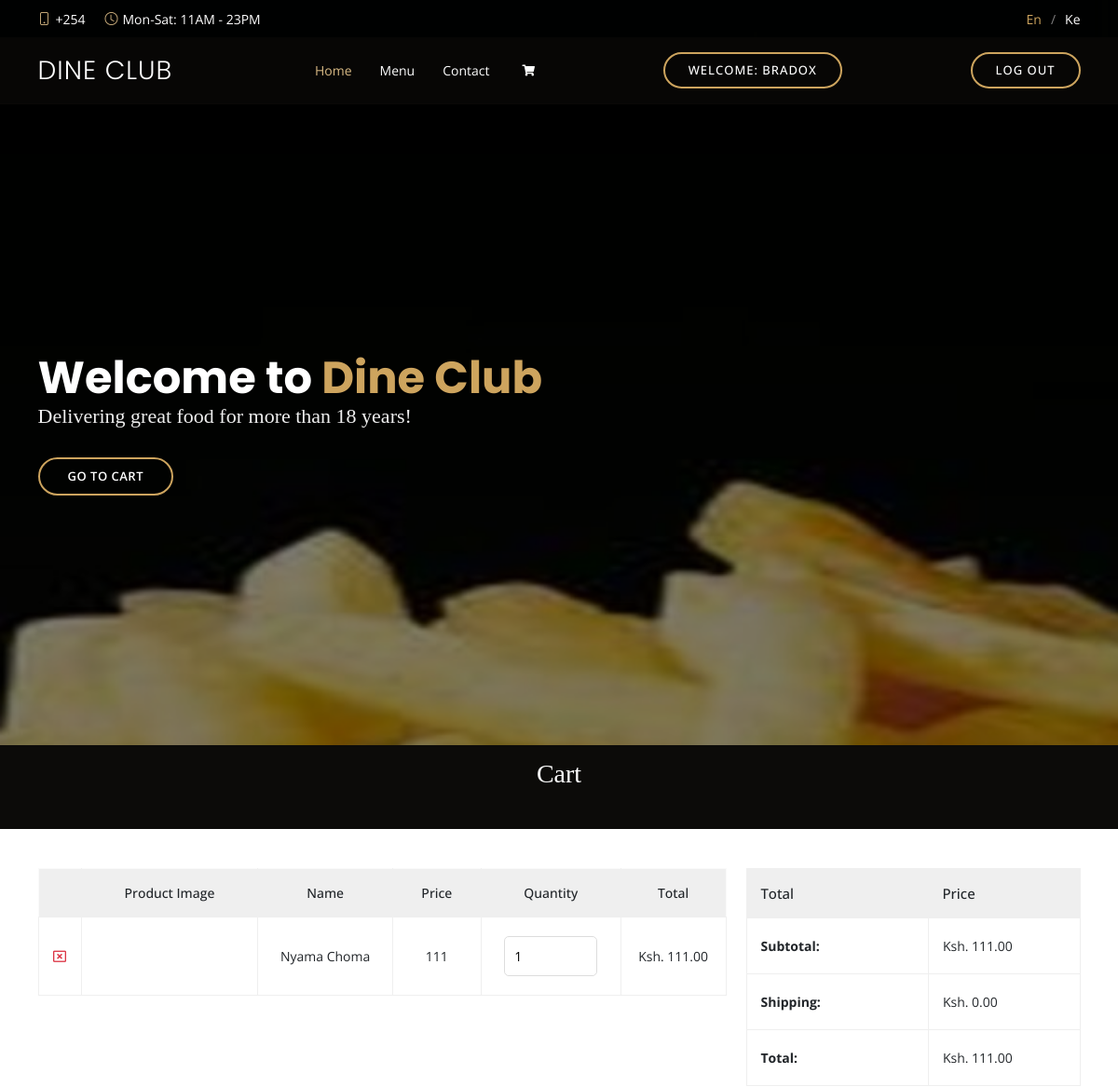
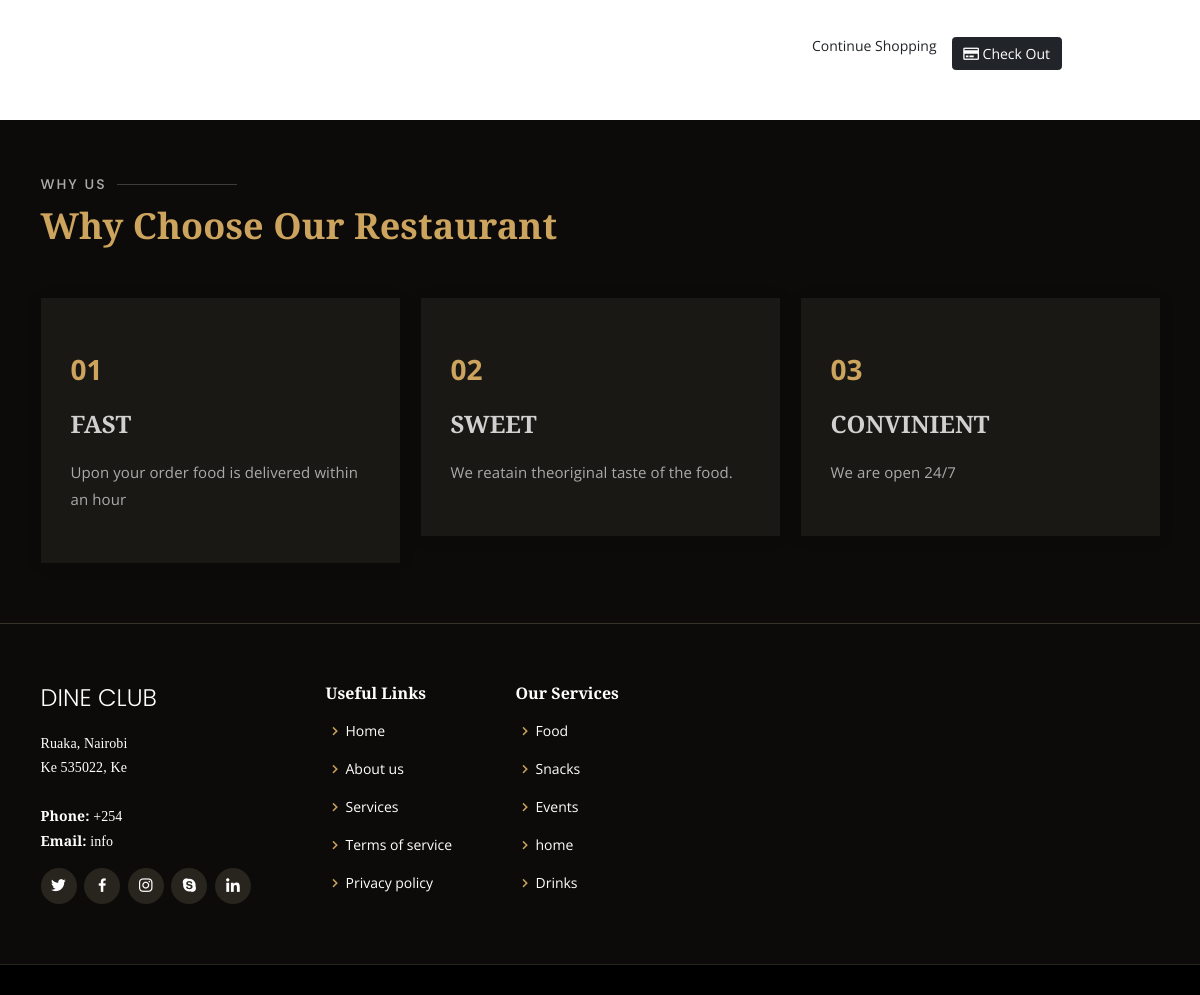
The page /cart.php (signed in) on the database its author committed (2 pictures, top to bottom).
### tables this page shows
CREATE TABLE `customers` (
  `customers_id` int(11) NOT NULL,
  `firstname` varchar(12) NOT NULL,
  `lastname` varchar(12) NOT NULL,
  `id_number` int(12) NOT NULL,
  `phone_number` int(16) NOT NULL,
  `email` varchar(40) NOT NULL,
  `password` varchar(16) NOT NULL,
  `address` varchar(200) DEFAULT NULL
);

CREATE TABLE `cart` (
  `id` int(11) NOT NULL,
  `product_name` varchar(40) NOT NULL,
  `product_price` varchar(40) NOT NULL,
  `product_image` varchar(255) NOT NULL,
  `qty` int(10) NOT NULL,
  `total_price` varchar(12) NOT NULL,
  `product_code` varchar(16) NOT NULL,
  `ordered` varchar(10) NOT NULL,
  `customer_id` int(10) NOT NULL
);

### sess.php (called while the page is built, shortened)
<?php
	require 'config.php';
	  if(!ISSET($_SESSION['customers_id'])){
	  }else{
		$session_id=$_SESSION['customers_id'];
		$customers_query = $conn->query("SELECT * FROM customers WHERE customers_id = '$session_id'") or die("NO PHONE_NO(LOGIN)");
		$customers_row = $customers_query->fetch_array();
		$customers_id = $customers_row['customers_id'];
	  }
	  if(!ISSET($_SESSION['customers_id'])){
	  }else{
		$session_id=$_SESSION['customers_id'];
		$customers_query = $conn->query("SELECT * FROM customers WHERE customers_id = '$session_id'") or die("NO Address(LOGIN)");
		$customers_row = $customers_query->fetch_array();
	  }
?>

### cart.php (the view, shortened to what this page needs)
<?php include('sess.php');?>
<!DOCTYPE html>
<html lang="en">
<head>
  <title><?php include ('name.php');?></title>
	<link rel="stylesheet" href="assetss/css/all.min.css">
	<link rel="stylesheet" href="assetss/bootstrap/css/bootstrap.min.css">
	<link rel="stylesheet" href="assetss/css/owl.carousel.css">
	<link rel="stylesheet" href="assetss/css/magnific-popup.css">
	<link rel="stylesheet" href="assetss/css/animate.css">
	<link rel="stylesheet" href="assetss/css/meanmenu.min.css">
	<link rel="stylesheet" href="assetss/css/main.css">
	<link rel="stylesheet" href="assetss/css/responsive.css">
  <link rel="stylesheet" href="https://use.fontawesome.com/releases/v5.7.0/css/all.css">
  <link href="assets/vendor/animate.css/animate.min.css" rel="stylesheet">
  <link href="assets/vendor/aos/aos.css" rel="stylesheet">
  <link href="assets/vendor/bootstrap/css/bootstrap.min.css" rel="stylesheet">
  <link href="assets/vendor/bootstrap-icons/bootstrap-icons.css" rel="stylesheet">
  <link href="assets/vendor/boxicons/css/boxicons.min.css" rel="stylesheet">
  <link href="assets/vendor/glightbox/css/glightbox.min.css" rel="stylesheet">
  <link href="assets/vendor/swiper/swiper-bundle.min.css" rel="stylesheet">
  <link href="assets/css/style.css" rel="stylesheet">
</head>
<body>
  <div id="topbar" class="d-flex align-items-center fixed-top">
    <div class="container d-flex justify-content-center justify-content-md-between">
      <div class="contact-info d-flex align-items-center">
        <i class="bi bi-phone d-flex align-items-center"><span>+254</span></i>
        <i class="bi bi-clock d-flex align-items-center ms-4"><span> Mon-Sat: 11AM - 23PM</span></i>
      </div>
      <div class="languages d-none d-md-flex align-items-center">
        <ul>
          <li>En</li>
          <li><a href="#">Ke</a></li>
        </ul>
      </div>
    </div>
  </div>
  <header id="header" class="fixed-top d-flex align-items-cente">
    <div class="container-fluid container-xl d-flex align-items-center justify-content-lg-between">
      <h1 class="logo me-auto me-lg-0"><a href="homepage.php"><?php include ('name.php');?></a></h1>
      <nav id="navbar" class="navbar order-last order-lg-0">
        <ul>
          <li><a class="nav-link scrollto active" href="#hero">Home</a></li>
          <li><a class="nav-link scrollto" href="homepage.php#menu">Menu</a></li>
          <li><a class="nav-link scrollto" href="homepage.php#contact">Contact</a></li>
          <li><a class="nav-link scrollto" href="cart.php"><i class="fas fa-shopping-cart"></i>  <span id="cart-item" class="badge badge-danger"></span></a></li>
        </ul>
      </nav>
      <a href="#book-a-table" class="book-a-table-btn scrollto d-none d-lg-flex">Welcome: <?php echo $customers_username = $customers_row['firstname'];?></a>
      <a href="logout.php" class="book-a-table-btn scrollto d-none d-lg-flex">Log Out</a>
    </div>
  </header>
  <section id="hero" class="d-flex align-items-center">
    <div class="container position-relative text-center text-lg-start" data-aos="zoom-in" data-aos-delay="100">
      <div class="row">
        <div class="col-lg-8">
          <h1>Welcome to <span><?php include ('name.php');?></span></h1>
          <h2>Delivering great food for more than 18 years!</h2>
          <div class="btns">
            <a href="#main" class="btn-menu animated fadeInUp scrollto">Go to Cart</a>
          </div>
        </div>
      </div>
    </div>
  </section>
  <main id="main">
<div>
  <center><h2 class="text-white pt-3">Cart<h2></center>
</div>
<div class="cart-section mt-150 mb-150 bg-white pt-5 pb-5 mt-5">
		<div class="container">
			<div class="row">
				<div class="col-lg-8 col-md-12">
					<div class="cart-table-wrap">
						<table class="cart-table">
							<thead class="cart-table-head ">
								<tr class="table-head-row">
									<th class="product-remove"></th>
									<th class="product-image text-dark">Product Image</th>
									<th class="product-name text-dark">Name</th>
									<th class="product-price text-dark">Price</th>
									<th class="product-quantity text-dark">Quantity</th>
									<th class="product-total text-dark">Total</th>
								</tr>
							</thead>
							<tbody>
              <?php
                 require 'config.php';
                 $odered = 0;
                 $stmt = $conn->prepare("SELECT * FROM cart WHERE customer_id=$customers_id AND ordered=$odered")or die($conn->error);
                 $stmt->execute();
                 $result = $stmt->get_result();
                 $grand_total = 0;
                 while($row=$result->fetch_assoc()):
               ?>
								<tr class="table-body-row">
									<td class="product-remove"><a href="action.php?remove=<?=$row['id'] ?>" onclick="return confirm('remove item')"><i class="far fa-window-close text-danger"></i></a></td>
									<td class="product-image "><img src="image/<?=$row['product_image'];?>" alt=""></td>
									<td class="product-name text-dark"><?=$row['product_name'];?></td>
									<td class="product-price pprice text-dark"><?=$row['product_price'];?></td>
									<td class="product-quantity text-dark"><input type="number" value="<?=$row['qty'];?>" min="1"></td>
									<td class="product-total text-dark">Ksh. <?=number_format($row['total_price'],2);?></td>
								</tr>
                <?php $grand_total +=$row['total_price']; ?>
                <?php endwhile; ?>
							</tbody>
						</table>
					</div>
				</div>
				<div class="col-lg-4">
					<div class="total-section text-dark">
						<table class="total-table">
							<thead class="total-table-head">
								<tr class="table-total-row">
									<th>Total</th>
									<th>Price</th>
								</tr>
							</thead>
							<tbody>
								<tr class="total-data">
									<td><strong>Subtotal: </strong></td>
									<td>Ksh. <?=number_format($grand_total,2);?></td>
								</tr>
								<tr class="total-data">
									<td><strong>Shipping: </strong></td>
									<td>Ksh. 0.00</td>
								</tr>
								<tr class="total-data">
									<td><strong>Total: </strong></td>
									<td>Ksh. <?=number_format($grand_total,2);?></td>
								</tr>
							</tbody>
						</table>
						<div class="cart-buttons">
							<a href="homepage.php" class="boxed-btn btn">Continue Shopping</a>
              <a href="checkout.php" class="boxed-btn btn btn-dark <?=($grand_total>1)?"":"disabled"; ?>"><i class="far fa-credit-card"></i>  Check Out</a>
						</div>
					</div>
				</div>
			</div>
		</div>
	</div>
  </main>
<section id="why-us" class="why-us">
      <div class="container" data-aos="fade-up">
        <div class="section-title">
          <h2>Why Us</h2>
          <p>Why Choose Our Restaurant</p>
        </div>
        <div class="row">
          <div class="col-lg-4">
            <div class="box" data-aos="zoom-in" data-aos-delay="100">
              <span>01</span>
              <h4>FAST</h4>
              <p>Upon your order food is delivered within an hour</p>
            </div>
          </div>
          <div class="col-lg-4 mt-4 mt-lg-0">
            <div class="box" data-aos="zoom-in" data-aos-delay="200">
              <span>02</span>
              <h4>SWEET</h4>
              <p>We reatain theoriginal taste of the food.</p>
            </div>
          </div>
          <div class="col-lg-4 mt-4 mt-lg-0">
            <div class="box" data-aos="zoom-in" data-aos-delay="300">
              <span>03</span>
              <h4> CONVINIENT</h4>
              <p>We are open 24/7</p>
            </div>
          </div>
        </div>
      </div>
    </section>
 <footer id="footer">
    <div class="footer-top">
      <div class="container">
        <div class="row">
          <div class="col-lg-3 col-md-6">
            <div class="footer-info">
              <h3><?php include ('name.php');?></h3>
              <p>
                Ruaka, Nairobi <br>
                Ke 535022, Ke<br><br>
                <strong>Phone:</strong> +254<br>
                <strong>Email:</strong> info<br>
              </p>
              <div class="social-links mt-3">
                <a href="#" class="twitter"><i class="bx bxl-twitter"></i></a>
                <a href="#" class="facebook"><i class="bx bxl-facebook"></i></a>
                <a href="#" class="instagram"><i class="bx bxl-instagram"></i></a>
                <a href="#" class="google-plus"><i class="bx bxl-skype"></i></a>
                <a href="#" class="linkedin"><i class="bx bxl-linkedin"></i></a>
              </div>
            </div>
          </div>
          <div class="col-lg-2 col-md-6 footer-links">
            <h4>Useful Links</h4>
            <ul>
              <li><i class="bx bx-chevron-right"></i> <a href="#">Home</a></li>
              <li><i class="bx bx-chevron-right"></i> <a href="#">About us</a></li>
              <li><i class="bx bx-chevron-right"></i> <a href="#">Services</a></li>
              <li><i class="bx bx-chevron-right"></i> <a href="#">Terms of service</a></li>
              <li><i class="bx bx-chevron-right"></i> <a href="#">Privacy policy</a></li>
            </ul>
          </div>
          <div class="col-lg-3 col-md-6 footer-links">
            <h4>Our Services</h4>
            <ul>
              <li><i class="bx bx-chevron-right"></i> <a href="#">Food</a></li>
              <li><i class="bx bx-chevron-right"></i> <a href="#">Snacks</a></li>
              <li><i class="bx bx-chevron-right"></i> <a href="#">Events</a></li>
              <li><i class="bx bx-chevron-right"></i> <a href="#">home</a></li>
              <li><i class="bx bx-chevron-right"></i> <a href="#">Drinks</a></li>
            </ul>
          </div>
        </div>
      </div>
    </div>
  </footer>
</body>
</html>

### assetss/css/main.css (style rules this page uses)
html { font-size: 14px; font-weight: 400; line-height: 28px; height: 100%; }
a { cursor: pointer; text-decoration: none; -webkit-transition: all 0.2s ease-in-out; -o-transition: all 0.2s ease-in-out; transition: all 0.2s ease-in-out; }
h1, .h1 { font-size: 4rem; font-weight: 700; line-height: 4rem; }
h2, .h2 { font-size: 3rem; font-weight: 700; line-height: 3.25rem; }
h3, .h3 { font-size: 2rem; font-weight: 700; line-height: 2.25rem; }
h4, .h4 { font-size: 1.5rem; font-weight: 700; line-height: 1.75rem; }
p { font-family: "Open Sans", sans-serif; font-weight: 400; font-size: 1rem; letter-spacing: 0.1px; line-height: 1.8; color: #fff; margin: 0 0 1.25rem 0; }
p:last-child { margin: 0; }
a.boxed-btn { -webkit-transition: 0.3s; -o-transition: 0.3s; transition: 0.3s; }
.product-image { padding: 30px; padding-bottom: 0; }
input[type="number"] { border: 1px solid #ddd; border-radius: 5px; padding: 10px; width: 100px; margin-bottom: 15px; }
table.cart-table { border: 1px solid #f9f9f9; width: 100%; }
thead { border-bottom: 1px solid #eee; }
tr.table-head-row th { border-right: 1px solid #efefef; padding: 15px; font-weight: 500; text-align: center; }
tr.table-head-row th:last-child { border-right: none; }
.cart-table-wrap tbody tr td { text-align: center; }
.cart-table-wrap tbody tr td { border: 1px solid #efefef; padding: 20px 0; color: #f4fafd; }
thead.cart-table-head tr { background-color: #efefef; }
td.product-quantity input { margin-bottom: 0; }
td.product-remove a { color: #051922; }
.total-section table.total-table { border: 1px solid #efefef; width: 100%; }
tr.table-total-row { background-color: #efefef; }
tr.table-total-row th { font-weight: 500; font-size: 15px; padding: 15px; }
table.total-table tbody tr.total-data td { border: 1px solid #efefef; padding: 19px 15px; }
tr.total-data td strong { margin-right: 32px; }
.cart-buttons { margin-top: 30px; }
.cart-buttons a:first-child { margin-right: 20px; }

### assetss/css/responsive.css (style rules this page uses)
@media only screen and (min-width: 992px) and (max-width: 1200px) { .cart-buttons a:first-child { margin-right: 0; margin-bottom: 15px; } }

### rows shown on the page
customers: firstname "BRADOX"
cart: product_name "Nyama Choma", product_price "111", qty "1", total_price "111.00"

### other values the page prints
$grand_total "111.00"
